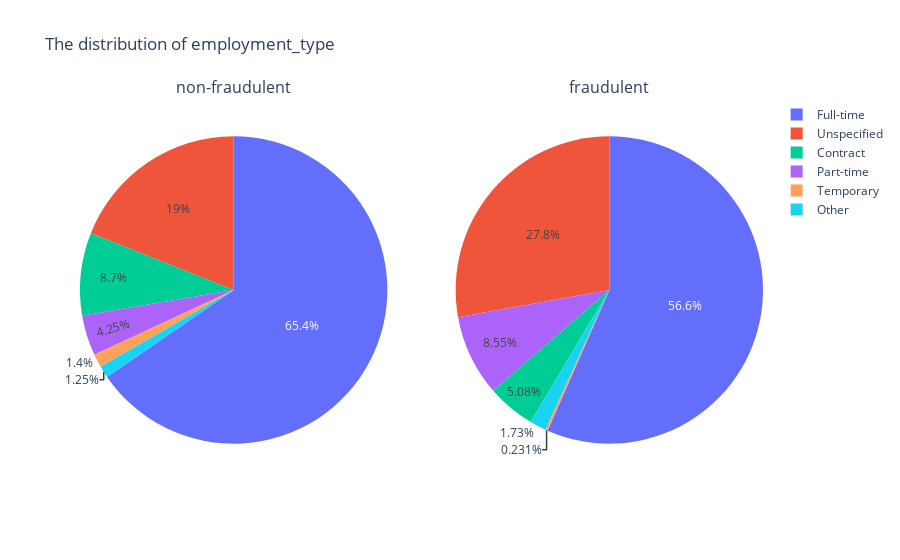

Notebook cell for this chart:
### Code cell
plot_cat_feature_distribution('employment_type')

### Figure 1 — Plotly figure (JSON) as saved in the notebook; plotly's stock layout.template omitted (floating-point values rounded to 4 significant figures)
{"data": [{"domain": {"x": [0, 0.45], "y": [0, 1]}, "labels": ["Full-time", "Unspecified", "Contract", "Part-time", "Temporary", "Other"], "type": "pie", "values": [11130, 3230, 1480, 723, 239, 212]}, {"domain": {"x": [0.55, 1], "y": [0, 1]}, "labels": ["Full-time", "Unspecified", "Part-time", "Contract", "Other", "Temporary"], "type": "pie", "values": [490, 241, 74, 44, 15, 2]}], "layout": {"annotations": [{"font": {"size": 16}, "showarrow": false, "text": "non-fraudulent", "x": 0.225, "xanchor": "center", "xref": "paper", "y": 1, "yanchor": "bottom", "yref": "paper"}, {"font": {"size": 16}, "showarrow": false, "text": "fraudulent", "x": 0.775, "xanchor": "center", "xref": "paper", "y": 1, "yanchor": "bottom", "yref": "paper"}], "title": {"text": "The distribution of employment_type"}}}
